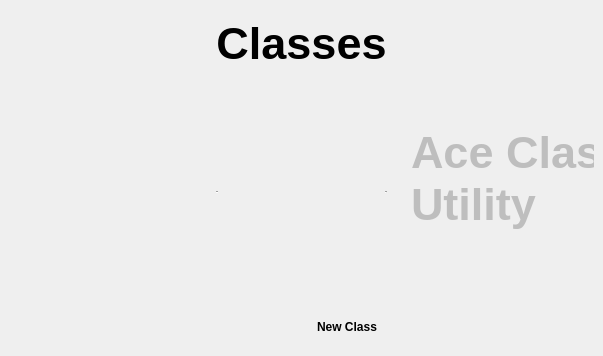
<?xml version="1.0" encoding="UTF-8"?>
<ui version="4.0">
 <class>AceClassUtility</class>
 <widget class="QMainWindow" name="AceClassUtility">
  <property name="geometry">
   <rect>
    <x>0</x>
    <y>0</y>
    <width>603</width>
    <height>356</height>
   </rect>
  </property>
  <property name="minimumSize">
   <size>
    <width>603</width>
    <height>356</height>
   </size>
  </property>
  <property name="maximumSize">
   <size>
    <width>603</width>
    <height>356</height>
   </size>
  </property>
  <property name="baseSize">
   <size>
    <width>603</width>
    <height>356</height>
   </size>
  </property>
  <property name="windowTitle">
   <string>Ace Class Utility</string>
  </property>
  <property name="windowIcon">
   <iconset resource="../main.qrc">
    <normaloff>:/icons/icon.png</normaloff>:/icons/icon.png</iconset>
  </property>
  <widget class="QWidget" name="mainMenu">
   <property name="minimumSize">
    <size>
     <width>603</width>
     <height>356</height>
    </size>
   </property>
   <property name="maximumSize">
    <size>
     <width>603</width>
     <height>356</height>
    </size>
   </property>
   <property name="baseSize">
    <size>
     <width>603</width>
     <height>356</height>
    </size>
   </property>
   <layout class="QGridLayout" name="gridLayout">
    <item row="0" column="0">
     <widget class="QLabel" name="iconLabel">
      <property name="minimumSize">
       <size>
        <width>288</width>
        <height>338</height>
       </size>
      </property>
      <property name="maximumSize">
       <size>
        <width>288</width>
        <height>338</height>
       </size>
      </property>
      <property name="text">
       <string/>
      </property>
      <property name="pixmap">
       <pixmap resource="../main.qrc">:/icons/icon.png</pixmap>
      </property>
     </widget>
    </item>
    <item row="0" column="2">
     <widget class="QWidget" name="loading" native="true">
      <property name="enabled">
       <bool>false</bool>
      </property>
      <layout class="QGridLayout" name="gridLayout_2">
       <item row="0" column="0">
        <widget class="QLabel" name="titleLabel">
         <property name="minimumSize">
          <size>
           <width>273</width>
           <height>320</height>
          </size>
         </property>
         <property name="maximumSize">
          <size>
           <width>273</width>
           <height>320</height>
          </size>
         </property>
         <property name="font">
          <font>
           <pointsize>34</pointsize>
           <weight>75</weight>
           <bold>true</bold>
           <strikeout>false</strikeout>
           <stylestrategy>PreferDefault</stylestrategy>
           <kerning>true</kerning>
          </font>
         </property>
         <property name="text">
          <string>Ace Class Utility</string>
         </property>
         <property name="textFormat">
          <enum>Qt::MarkdownText</enum>
         </property>
         <property name="alignment">
          <set>Qt::AlignLeading|Qt::AlignLeft|Qt::AlignVCenter</set>
         </property>
         <property name="wordWrap">
          <bool>true</bool>
         </property>
        </widget>
       </item>
      </layout>
     </widget>
    </item>
    <item row="0" column="1">
     <widget class="QWidget" name="main" native="true">
      <layout class="QGridLayout" name="gridLayout_3">
       <item row="0" column="0">
        <widget class="QLabel" name="classesTitle">
         <property name="minimumSize">
          <size>
           <width>0</width>
           <height>0</height>
          </size>
         </property>
         <property name="maximumSize">
          <size>
           <width>16777215</width>
           <height>16777215</height>
          </size>
         </property>
         <property name="font">
          <font>
           <pointsize>34</pointsize>
           <weight>75</weight>
           <bold>true</bold>
           <strikeout>false</strikeout>
           <stylestrategy>PreferDefault</stylestrategy>
           <kerning>true</kerning>
          </font>
         </property>
         <property name="text">
          <string>Classes</string>
         </property>
         <property name="textFormat">
          <enum>Qt::MarkdownText</enum>
         </property>
         <property name="alignment">
          <set>Qt::AlignCenter</set>
         </property>
         <property name="wordWrap">
          <bool>true</bool>
         </property>
        </widget>
       </item>
       <item row="2" column="0">
        <layout class="QHBoxLayout" name="newClassLayout">
         <item>
          <spacer name="horizontalSpacer">
           <property name="orientation">
            <enum>Qt::Horizontal</enum>
           </property>
           <property name="sizeHint" stdset="0">
            <size>
             <width>40</width>
             <height>20</height>
            </size>
           </property>
          </spacer>
         </item>
         <item>
          <widget class="QPushButton" name="newClassButton">
           <property name="font">
            <font>
             <weight>75</weight>
             <bold>true</bold>
            </font>
           </property>
           <property name="text">
            <string>New Class</string>
           </property>
           <property name="icon">
            <iconset theme="add">
             <normaloff>.</normaloff>.</iconset>
           </property>
           <property name="flat">
            <bool>true</bool>
           </property>
          </widget>
         </item>
        </layout>
       </item>
       <item row="1" column="0">
        <widget class="QScrollArea" name="classes">
         <property name="frameShape">
          <enum>QFrame::HLine</enum>
         </property>
         <property name="widgetResizable">
          <bool>true</bool>
         </property>
         <widget class="QWidget" name="classesWidget">
          <property name="geometry">
           <rect>
            <x>0</x>
            <y>0</y>
            <width>152</width>
            <height>220</height>
           </rect>
          </property>
         </widget>
        </widget>
       </item>
      </layout>
     </widget>
    </item>
   </layout>
   <zorder>loading</zorder>
   <zorder>iconLabel</zorder>
   <zorder>main</zorder>
  </widget>
 </widget>
 <resources>
  <include location="../main.qrc"/>
 </resources>
 <connections/>
</ui>
